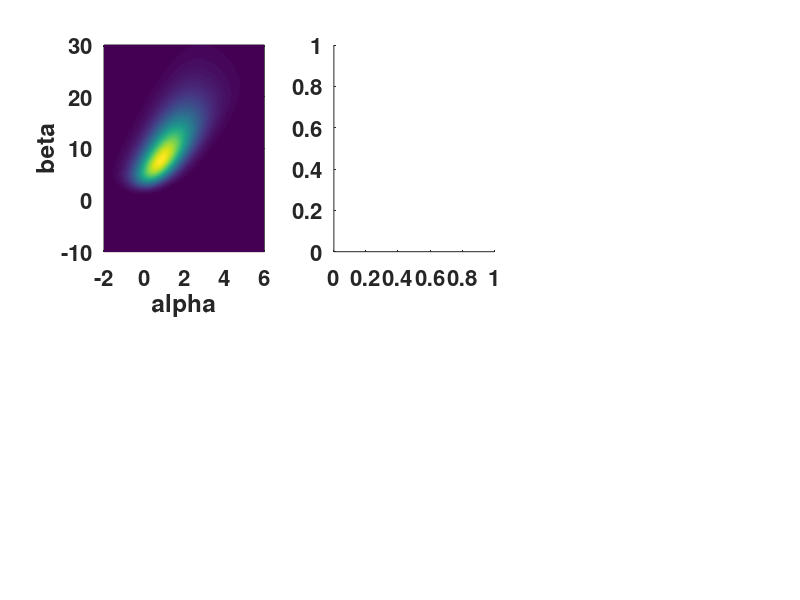

This figure's MATLAB source: (Note: this script raises an error after producing the figure.)
% Bayesian data analysis
% Aki Vehtari <Aki.Vehtari@aalto.fi>

% Bioassay data, (BDA3 page 86)
x=[-.86 -.30 -.05 .73]';
n=[5 5 5 5]';
y=[0 1 3 5]';

clf
% default settings for the figure
set(gcf,'DefaultAxesFontSize',16,'DefaultAxesFontWeight','bold')
set(gcf,'DefaultLineLineWidth',2)
set(gcf,'Position',[200 60 820 640]);

% compute the posterior density in a grid
%  - usually this kind of computations should be computed in logarithms (see BDA3, p. 261)
%  - with alternative prior, check that range and spacing of A and B
%    are sensible
A=linspace(-4,8,200);
B=linspace(-10,40,200);
% for all combinations of A_i, B_j, i=1,...,200, j=1,...,200
for i=1:200
  a=A(i);
  for j=1:200
    b=B(j);
    p(j,i)=prod((1./(exp(-(a+b.*x))+1)).^y.*(1-1./(exp(-(a+b.*x))+1)).^(n-y));
  end
end

% plot the distribution in color
subplot(2,3,1)
pcolor(A,B,p);
shading interp
set(gcf,'renderer','painters')
axis([-2 6 -10 30])
xlabel('alpha')
ylabel('beta')

% plot samples from the distribution
subplot(2,3,2)
r=catrand(p,1000,1);
% r has indeces to a matrix (grid) length(A)xlength(B)
% transform these to row and column indeces which can be used
% index vectors A and B
[I,J]=ind2sub(size(p),r);
a=A(J);b=B(I);
% compute the grid spacing
ad=A(2)-A(1);bd=B(2)-B(1);
% add random jitter (see BDA3 76)
plot(a+rand(size(a))*ad-ad/2,b+rand(size(b))*bd-bd/2,'.')
axis([-2 6 -10 30])
xlabel('alpha')
ylabel('beta')
% beta describes how much increase in log dose has effect
% if beta were negative chemical would have healing properties!
% since none of the posterior sampes has negative beta,
% probability of negative beta is approximate to be less than 1/1000
% and correspondingly p(beta>0)>0.999
text(0,-7,'p(beta>0)>0.999','FontSize',14,'FontWeight','bold');

% plot histogram of LD50
subplot(2,3,3)
hist(-a./b,[-1:0.04:1])
set(gca,'YTick',[],'XTick',[-0.8:0.4:0.8],'XLim',[-0.8 0.8])
xlabel('LD50 = -alpha/beta')
drawnow


w0=[0 0];
% Compute gradients and Hessian analytically, and use Newton's
% method for optimisation
% You may use optimisation routines below for checking your results
% Uncomment desired lines
% For example, currently uncommented line provides, numerical approximation
% for the mode and Hessian, which you can compare to your results
% - no gradients provided (can't use LargeSacle)
opt=optimset('LargeScale','off');
% - if gradients are provided use following
%opt=optimset('GradObj','on');
% - if gradients and Hessian provided use following
%opt=optimset('GradObj','on','Hessian','on');
% - if gradients are provided and you want to check your gradients use following
%   (DerivativeCheck is not allowed with LargeScale)
%opt=optimset(opt,'LargeScale','off','DerivativeCheck','on');
% - optimize and get also Hessian H evaluated at optimum
[w,fval,exitflag,output,g,H]=fminunc(@bioassayfun,w0,opt,x,y,n);
% If using LargeScale without Hessian given, Hessian computed is sparse
if issparse(H)
  H=full(H);
end
S=inv(H);

% compute the normal approximation density in grid
% this is just for the illustration
A=linspace(-4,8,200);
B=linspace(-10,40,200);
% for all combinations of A_i, B_j, i=1,...,200, j=1,...,200
for i=1:200
  a=A(i);
  for j=1:200
    b=B(j);
    p(j,i)=exp(mnorm_lpdf([a b],w,S));
  end
end

% plot the distribution in color
subplot(2,3,4)
pcolor(A,B,p);
shading interp
set(gcf,'renderer','painters')
axis([-2 6 -10 30])
xlabel('alpha')
ylabel('beta')

% plot samples from the distribution
subplot(2,3,5)
r=mvnrnd(w,S,1000);
a=r(:,1);b=r(:,2);
plot(a,b,'.')
axis([-2 6 -10 30])
xlabel('alpha')
ylabel('beta')
% Normal approximation does not take into account that the posterior
% is not symmetric and that there is very low density for negative
% beta values. Based on the draws from the normal approximation
% is is estimated that there is about 6% probability that beta is negative!
text(0,-7,sprintf('p(beta>0)=%.2f',mean(b>0)),'FontSize',14,'FontWeight','bold');

% plot histogram of LD50
subplot(2,3,6)
% Since we have strong prior belief that beta should not be negative we can
% improve our normal approximation by conditioning on beta>0
% logical vector for beta>0
bpi=b>0;
hist(-a(bpi)./b(bpi),[-1:0.04:1])
set(gca,'YTick',[],'XTick',[-0.8:0.4:0.8],'XLim',[-0.8 0.8])
xlabel(['LD50 = -alpha/beta';'            beta>0'])

